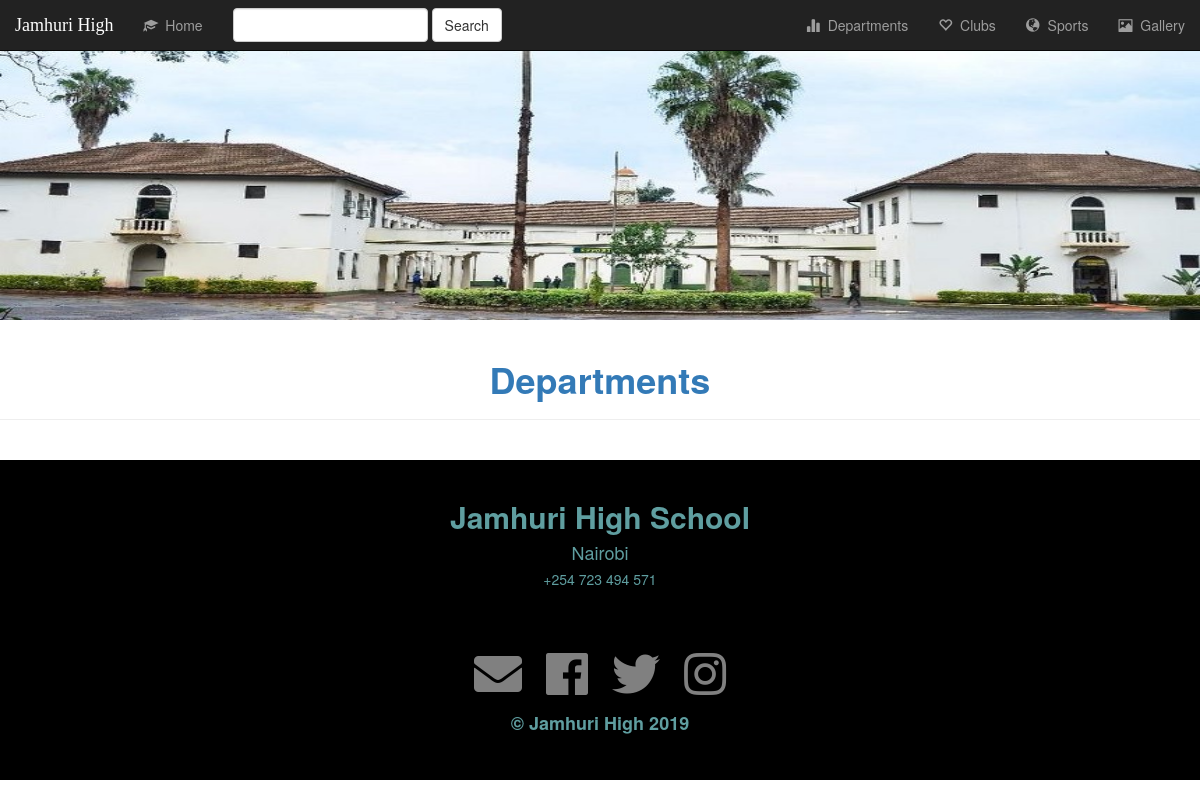
/departments/, run on an earlier commit of the app's database.
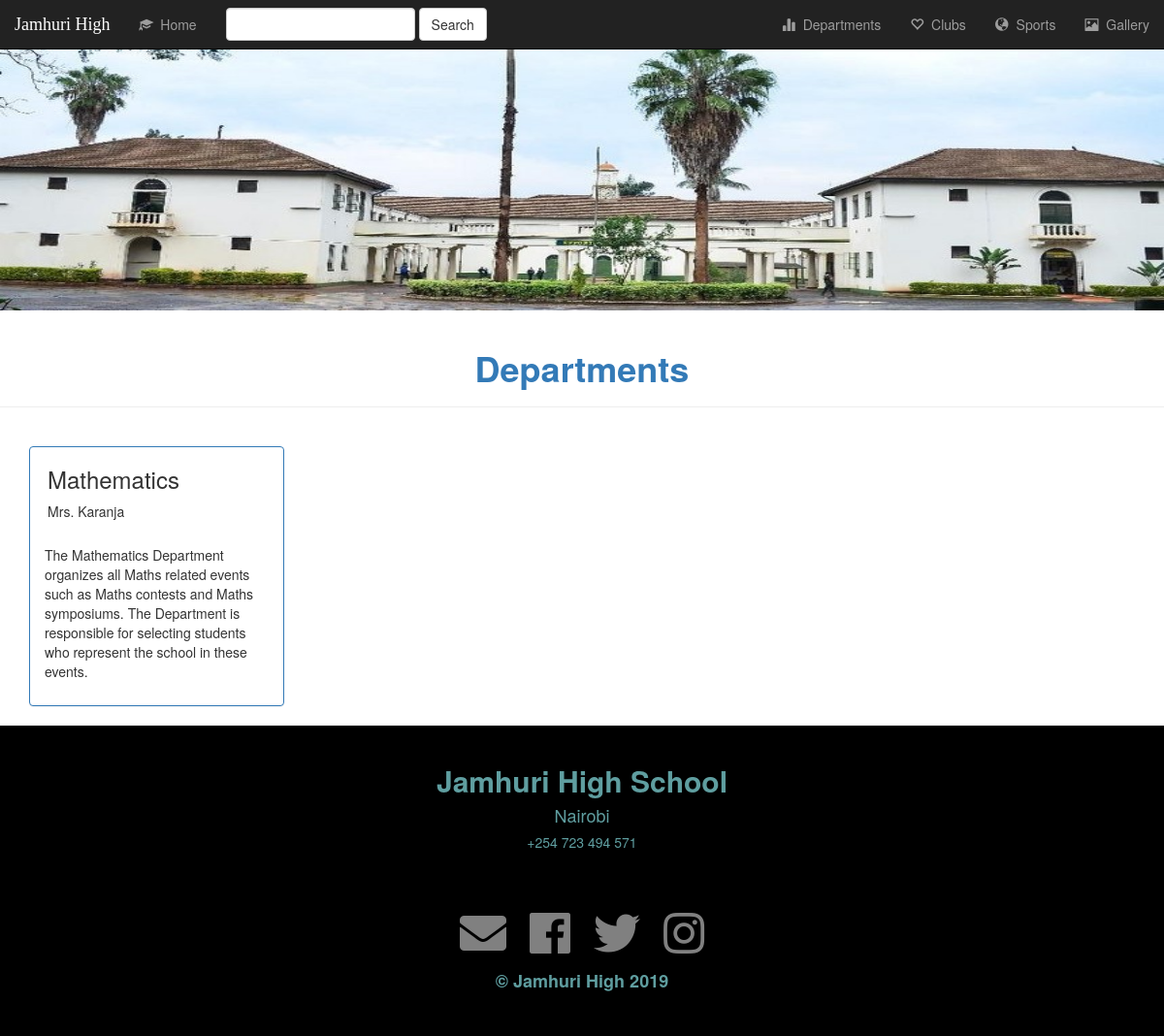
And on a later commit of the database.
### schapp/models.py (models this page shows, shortened)
class Department(models.Model):
    name = models.CharField(max_length=30)
    hod = models.CharField(max_length=30)
    desc = models.TextField()

### schapp/views.py (the view)
# urls.py: path('departments/', views.departments, name='departments'),
def departments(request):
    dpars = Department.objects.all()
    return render(request, 'schapp/departments.html', {'dpars': dpars})

### schapp/templates/schapp/departments.html (shortened to what this page needs)
{% extends 'schapp/base.html' %}
{% load static %}
{% block content %}
    <div class="container-fluid">
    <div class="row">
    <div class="banner-img">
    <img src="{% static 'schapp/img/jahmu.jpg' %}" alt="" style="width: 100%; padding-top: 30px; height: 40%;">
        <div class="page-header">
            <h1 class="text-center text-primary"> <strong>Departments</strong></h1>
        </div>
    </div>
</div>
        <br>
        {% if dpars %}
            {% for d in dpars %}
    <div class="col-sm-3">
        <div class="panel panel-primary">
            <div class="" style="padding-left: 18px;">
                <h3>{{ d.name }}</h3>
                <p>{{ d.hod }}</p>
            </div>
            <div class="panel-body">
                <p>{{ d.desc }}</p>
            </div>
        </div>
    </div>
            {% endfor %}
    {% endif %}
    </div>
    {% include 'schapp/footer.html' %}
{% endblock %}

What changed in the data, as far as the page shows it:
added Department: name "Mathematics", hod "Mrs. Karanja", desc "The Mathematics Department organizes all Maths related events such as Maths contests and Maths symposiums. The Department is responsible for selecting students who represent the school in these events."
